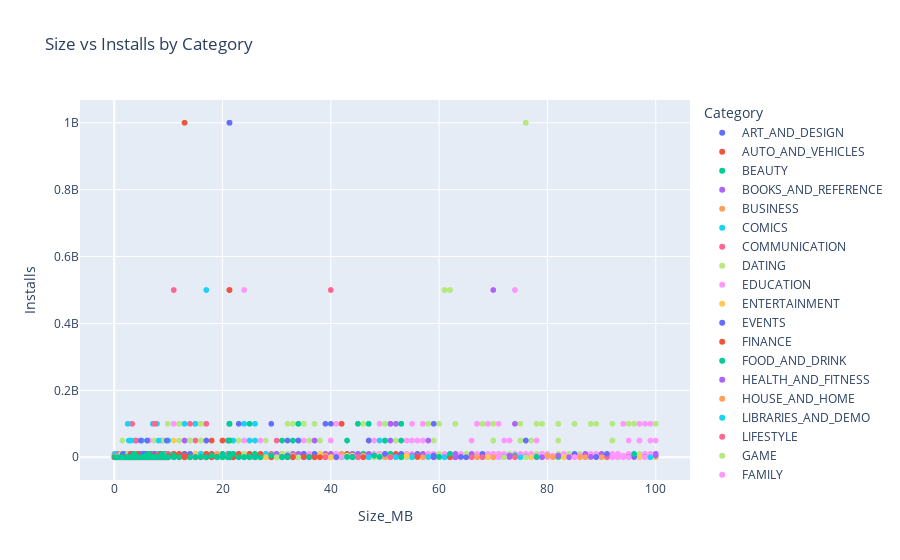

The cell this chart's notebook holds for it:
### Code cell
px.scatter(df, x='Size_MB', y='Installs', color='Category', title='Size vs Installs by Category')

### Figure 1 — Plotly figure (JSON) as saved in the notebook; plotly's stock layout.template omitted (floating-point values rounded to 4 significant figures; data arrays with more than 128 entries replaced by an {"elided": "..."} marker saying what was removed)
{"data": [{"hovertemplate": "Category=ART_AND_DESIGN<br>Size_MB=%{x}<br>Installs=%{y}<extra></extra>", "legendgroup": "ART_AND_DESIGN", "marker": {"color": "#636efa", "symbol": "circle"}, "mode": "markers", "name": "ART_AND_DESIGN", "showlegend": true, "type": "scattergl", "x": [19.0, 14.0, 8.7, 25.0, 2.8, 5.6, 19.0, 29.0, 33.0, 3.1, 28.0, 12.0, 20.0, 21.0, 37.0, 2.7, 5.5, 17.0, 39.0, 31.0, 14.0, 12.0, 4.2, 7.0, 23.0, 6.0, 25.0, 6.1, 4.6, 4.2, 9.2, 5.2, 11.0, 11.0, 4.2, 9.2, 24.0, 21.29, 11.0, 9.4, 15.0, 10.0, 21.29, 1.2, 12.0, 24.0, 26.0, 8.0, 7.9, 3.7, 4.5, 21.29, 4.4, 3.5, 8.6, 3.5, 5.9, 25.0, 3.6, 1.9, 5.6, 8.2, 7.7, 1.2, 2.9], "xaxis": "x", "y": [10000, 500000, 5000000, 50000000, 100000, 50000, 50000, 1000000, 1000000, 10000, 1000000, 1000000, 10000000, 100000, 100000, 5000, 500000, 10000, 5000000, 10000000, 100000, 100000, 500000, 100000, 50000, 10000, 500000, 100000, 10000, 100000, 100000, 50000, 100000, 100000, 10000, 100000, 500000, 5000000, 10000, 500000, 10000, 100000, 10000000, 100000, 10000, 10000000, 100000, 100000, 100000, 50000, 1000, 10000000, 100000, 5000, 10000, 1000, 100000, 5000, 1000, 5000, 5000, 50000, 10000, 0, 100], "yaxis": "y"}, {"hovertemplate": "Category=AUTO_AND_VEHICLES<br>Size_MB=%{x}<br>Installs=%{y}<extra></extra>", "legendgroup": "AUTO_AND_VEHICLES", "marker": {"color": "#EF553B", "symbol": "circle"}, "mode": "markers", "name": "AUTO_AND_VEHICLES", "showlegend": true, "type": "scattergl", "x": [25.0, 56.0, 57.0, 21.29, 35.0, 33.0, 33.0, 5.6, 54.0, 0.1963, 3.6, 5.7, 17.0, 8.6, 2.4, 27.0, 2.7, 2.5, 21.29, 21.29, 7.0, 35.0, 16.0, 16.0, 21.29, 17.0, 3.4, 8.9, 3.9, 2.9, 38.0, 32.0, 37.0, 15.0, 5.4, 18.0, 21.29, 38.0, 1.1, 21.29, 21.29, 7.9, 35.0, 21.29, 17.0, 19.0, 14.0, 2.2, 4.5, 23.0, 21.29, 16.0, 18.0, 17.0, 66.0, 13.0, 1.7, 7.7, 58.0, 4.5, 9.4, 1.7, 2.5, 21.29, 34.0, 16.0, 6.5, 34.0, 9.0, 2.8, 88.0, 42.0, 24.0, 19.0, 6.3, 6.6, 19.0, 8.4, 48.0, 4.6, 4.8, 97.0, 27.0, 0.8643, 3.9], "xaxis": "x", "y": [100000, 1000000, 100000, 1000000, 100000, 100000, 100000, 50000, 100000, 100000, 100000, 10000, 100000, 1000000, 100000, 100000, 10000, 50000, 5000000, 100000, 5000000, 5000000, 500000, 10000000, 100000, 500000, 50000, 100000, 1000000, 100000, 1000000, 50000, 1000000, 500000, 100000, 1000000, 1000000, 100000, 100000, 1000000, 100000, 100000, 1000000, 1000000, 1000000, 1000000, 500000, 500000, 100000, 1000, 50000, 10000, 100000, 50, 1000, 10, 100, 10, 1000, 500, 10, 100000, 500, 10000, 100, 100, 10000, 1000, 1000, 5, 500, 10000000, 100, 5000, 10, 1000, 10, 100, 5, 1000, 5000, 1000, 10000, 1, 100], "yaxis": "y"}, {"hovertemplate": "Category=BEAUTY<br>Size_MB=%{x}<br>Installs=%{y}<extra></extra>", "legendgroup": "BEAUTY", "marker": {"color": "#00cc96", "symbol": "circle"}, "mode": "markers", "name": "BEAUTY", "showlegend": true, "type": "scattergl", "x": [17.0, 14.0, 9.8, 21.0, 21.29, 52.0, 14.0, 25.0, 9.0, 21.29, 12.0, 21.29, 35.0, 6.7, 30.0, 5.7, 2.9, 17.0, 2.9, 21.29, 21.29, 2.6, 4.2, 7.1, 57.0, 3.7, 22.0, 24.0, 7.4, 21.0, 3.4, 2.9, 3.1, 6.4, 3.2, 8.2, 9.9, 2.9, 23.0, 4.6, 3.1, 13.0, 21.29, 3.6, 15.0, 13.0, 6.0, 9.2, 3.7, 17.0, 2.2, 30.0, 42.0], "xaxis": "x", "y": [500000, 1000000, 100000, 500000, 1000000, 500000, 100000, 1000000, 50000, 1000000, 10000, 1000000, 100000, 10000, 50000, 100000, 10000, 10000, 10000, 10000000, 500000, 1000000, 50000, 10000, 1000000, 50000, 500000, 500000, 100000, 10000, 5000, 10000, 10000, 100000, 5000, 100000, 10000, 10000, 1000000, 50000, 10000, 10000, 100, 1000, 100, 100, 50, 5000000, 500, 100, 100, 5000, 100000], "yaxis": "y"}, {"hovertemplate": "Category=BOOKS_AND_REFERENCE<br>Size_MB=%{x}<br>Installs=%{y}<extra></extra>", "legendgroup": "BOOKS_AND_REFERENCE", "marker": {"color": "#ab63fa", "symbol": "circle"}, "mode": "markers", "name": "BOOKS_AND_REFERENCE", "showlegend": true, "type": "scattergl", "x": {"elided": "230 float values"}, "xaxis": "x", "y": {"elided": "230 int values"}, "yaxis": "y"}, {"hovertemplate": "Category=BUSINESS<br>Size_MB=%{x}<br>Installs=%{y}<extra></extra>", "legendgroup": "BUSINESS", "marker": {"color": "#FFA15A", "symbol": "circle"}, "mode": "markers", "name": "BUSINESS", "showlegend": true, "type": "scattergl", "x": {"elided": "427 float values"}, "xaxis": "x", "y": {"elided": "427 int values"}, "yaxis": "y"}, {"hovertemplate": "Category=COMICS<br>Size_MB=%{x}<br>Installs=%{y}<extra></extra>", "legendgroup": "COMICS", "marker": {"color": "#19d3f3", "symbol": "circle"}, "mode": "markers", "name": "COMICS", "showlegend": true, "type": "scattergl", "x": [21.29, 4.9, 27.0, 32.0, 12.0, 15.0, 11.0, 28.0, 2.2, 3.4, 8.3, 4.3, 4.7, 10.0, 15.0, 7.1, 21.0, 6.1, 21.29, 15.0, 11.0, 29.0, 3.3, 21.29, 22.0, 40.0, 10.0, 9.1, 4.7, 38.0, 21.29, 6.7, 37.0, 21.29, 7.8, 19.0, 5.7, 35.0, 3.6, 21.29, 20.0, 4.1, 4.7, 0.4336, 18.0, 0.5947, 2.8, 6.4, 15.0, 7.1, 10.0, 34.0, 21.29, 3.5, 6.2, 21.29, 21.29, 12.0, 21.0, 13.0], "xaxis": "x", "y": [10000000, 500000, 1000000, 500000, 50000, 50000, 50000, 1000000, 10000, 10000, 10000, 10000, 10000, 100000, 5000000, 100000, 1000000, 100000, 1000000, 1000000, 1000000, 1000000, 100000, 5000000, 50000, 100000, 10000, 10000, 5000, 500000, 1000000, 5000, 1000, 5000000, 10000, 50000, 1000000, 100000, 100000, 10000000, 50000, 100, 5000, 50000, 500000, 100000, 5000, 1000000, 1000000, 100000, 100000, 10000, 500000, 10000, 100000, 1000000, 5000000, 5000, 50, 10000], "yaxis": "y"}, {"hovertemplate": "Category=COMMUNICATION<br>Size_MB=%{x}<br>Installs=%{y}<extra></extra>", "legendgroup": "COMMUNICATION", "marker": {"color": "#FF6692", "symbol": "circle"}, "mode": "markers", "name": "COMMUNICATION", "showlegend": true, "type": "scattergl", "x": {"elided": "366 float values"}, "xaxis": "x", "y": {"elided": "366 int values"}, "yaxis": "y"}, {"hovertemplate": "Category=DATING<br>Size_MB=%{x}<br>Installs=%{y}<extra></extra>", "legendgroup": "DATING", "marker": {"color": "#B6E880", "symbol": "circle"}, "mode": "markers", "name": "DATING", "showlegend": true, "type": "scattergl", "x": {"elided": "196 float values"}, "xaxis": "x", "y": {"elided": "196 int values"}, "yaxis": "y"}, {"hovertemplate": "Category=EDUCATION<br>Size_MB=%{x}<br>Installs=%{y}<extra></extra>", "legendgroup": "EDUCATION", "marker": {"color": "#FF97FF", "symbol": "circle"}, "mode": "markers", "name": "EDUCATION", "showlegend": true, "type": "scattergl", "x": {"elided": "130 float values"}, "xaxis": "x", "y": {"elided": "130 int values"}, "yaxis": "y"}, {"hovertemplate": "Category=ENTERTAINMENT<br>Size_MB=%{x}<br>Installs=%{y}<extra></extra>", "legendgroup": "ENTERTAINMENT", "marker": {"color": "#FECB52", "symbol": "circle"}, "mode": "markers", "name": "ENTERTAINMENT", "showlegend": true, "type": "scattergl", "x": [21.29, 4.5, 21.29, 11.0, 21.29, 4.6, 21.29, 21.29, 3.3, 6.5, 21.29, 21.29, 21.29, 12.0, 21.29, 5.6, 9.7, 15.0, 21.29, 52.0, 21.29, 21.29, 4.5, 21.29, 49.0, 18.0, 13.0, 4.0, 16.0, 17.0, 21.29, 24.0, 21.29, 12.0, 21.29, 78.0, 21.29, 25.0, 57.0, 21.29, 9.1, 39.0, 21.29, 21.29, 8.5, 12.0, 72.0, 12.0, 21.29, 16.0, 9.6, 21.29, 22.0, 21.29, 13.0, 21.29, 12.0, 21.29, 23.0, 20.0, 25.0, 17.0, 21.29, 19.0, 21.0, 19.0, 21.29, 21.29, 21.29, 21.29, 19.0, 4.4, 19.0, 21.29, 11.0, 21.29, 21.29, 13.0, 17.0, 20.0, 21.0, 15.0, 19.0, 7.2, 32.0, 21.29, 21.29, 44.0, 19.0, 21.29, 21.29, 21.29, 21.29, 30.0, 21.29, 57.0, 35.0, 44.0, 21.29, 20.0, 19.0, 43.0, 21.29, 21.29, 3.6, 7.7, 44.0, 12.0, 53.0, 77.0, 21.29], "xaxis": "x", "y": [100000000, 1000000, 1000000, 10000000, 50000000, 10000000, 5000000, 5000000, 10000000, 5000000, 1000000000, 100000000, 5000000, 1000000, 5000000, 5000000, 1000000, 1000000, 10000000, 100000000, 5000000, 10000000, 1000000, 10000000, 50000000, 5000000, 10000000, 1000000, 10000000, 1000000, 10000000, 50000000, 1000000, 100000000, 50000000, 1000000, 5000000, 50000000, 100000000, 1000000, 100000, 1000000, 1000000, 10000000, 100000, 100000, 1000000, 100000000, 500000, 100000, 100000, 1000000, 1000000, 10000000, 1000000, 10000000, 10000000, 10000000, 50000, 1000000, 10000000, 1000000, 5000000, 1000000, 5000000, 1000000, 10000000, 10000000, 1000000, 1000000, 1000000, 1000000, 1000000, 100000000, 10000000, 10000000, 10000000, 500000, 5000000, 10000000, 500000, 1000000, 1000000, 1000000, 10000000, 1000000, 10000000, 10000000, 1000000, 100000000, 10000000, 1000000, 10000000, 10000000, 1000000, 100000, 1000000, 10000, 100000, 100000, 5000000, 100000, 100000, 1000000, 1000000, 1000000, 1000000, 10000000, 100000, 10000000, 10000000], "yaxis": "y"}, {"hovertemplate": "Category=EVENTS<br>Size_MB=%{x}<br>Installs=%{y}<extra></extra>", "legendgroup": "EVENTS", "marker": {"color": "#636efa", "symbol": "circle"}, "mode": "markers", "name": "EVENTS", "showlegend": true, "type": "scattergl", "x": [9.5, 36.0, 6.3, 5.9, 21.29, 12.0, 2.8, 26.0, 8.7, 16.0, 53.0, 21.29, 14.0, 8.9, 11.0, 0.3262, 24.0, 13.0, 21.29, 2.8, 9.7, 1.4, 21.29, 3.5, 61.0, 6.0, 2.3, 9.0, 11.0, 27.0, 3.6, 21.29, 29.0, 4.4, 21.0, 13.0, 27.0, 11.0, 24.0, 6.1, 6.3, 23.0, 34.0, 3.8, 13.0, 5.1, 3.3, 21.29, 11.0, 2.6, 6.7, 1.7, 1.8, 4.5, 39.0, 21.0, 4.4, 1.1, 30.0, 21.29, 20.0, 24.0, 3.4, 16.0], "xaxis": "x", "y": [100000, 5000000, 500000, 50000, 5000000, 1000000, 10000, 1000000, 100000, 10000, 1000000, 100000, 100000, 100000, 50000, 1000, 1000000, 10000, 500, 50000, 100, 100, 100000, 100000, 500, 100000, 100, 100000, 100, 1000, 5000, 100000, 1000, 100000, 100, 1000, 50000, 5000, 100000, 100, 1000, 1000, 100, 500, 1000, 10000, 1000, 500, 100, 5000, 1, 100, 5000, 10, 1000, 10, 100, 10, 500, 10, 100, 10, 10, 500], "yaxis": "y"}, {"hovertemplate": "Category=FINANCE<br>Size_MB=%{x}<br>Installs=%{y}<extra></extra>", "legendgroup": "FINANCE", "marker": {"color": "#EF553B", "symbol": "circle"}, "mode": "markers", "name": "FINANCE", "showlegend": true, "type": "scattergl", "x": {"elided": "360 float values"}, "xaxis": "x", "y": {"elided": "360 int values"}, "yaxis": "y"}, {"hovertemplate": "Category=FOOD_AND_DRINK<br>Size_MB=%{x}<br>Installs=%{y}<extra></extra>", "legendgroup": "FOOD_AND_DRINK", "marker": {"color": "#00cc96", "symbol": "circle"}, "mode": "markers", "name": "FOOD_AND_DRINK", "showlegend": true, "type": "scattergl", "x": [42.0, 12.0, 13.0, 13.0, 4.9, 8.9, 21.29, 19.0, 21.29, 14.0, 64.0, 8.4, 11.0, 66.0, 21.29, 41.0, 15.0, 35.0, 36.0, 17.0, 25.0, 35.0, 10.0, 21.29, 12.0, 21.29, 11.0, 21.29, 21.29, 17.0, 43.0, 41.0, 21.29, 43.0, 16.0, 39.0, 13.0, 30.0, 7.1, 23.0, 17.0, 18.0, 21.29, 17.0, 21.29, 15.0, 22.0, 21.29, 9.0, 7.2, 21.29, 21.29, 2.3, 27.0, 21.29, 8.2, 76.0, 22.0, 21.29, 19.0, 21.29, 21.29, 28.0, 21.29, 21.29, 21.29, 25.0, 30.0, 8.5, 21.29, 17.0, 34.0, 34.0, 21.29, 17.0, 16.0, 21.29, 17.0, 20.0, 3.1, 33.0, 27.0, 26.0, 3.7, 10.0, 13.0, 24.0, 21.29, 19.0, 4.7, 9.9, 19.0, 4.0, 21.29, 21.29, 33.0, 3.5, 27.0, 12.0, 12.0, 3.6, 13.0, 14.0, 6.6, 16.0, 25.0, 43.0, 13.0, 3.9, 43.0, 42.0, 56.0, 26.0, 18.0, 66.0, 41.0, 36.0, 24.0, 35.0, 7.3, 25.0, 1.7, 12.0, 15.0], "xaxis": "x", "y": [10000000, 50000, 10000000, 1000000, 10000, 100000, 1000000, 10000000, 1000000, 500000, 10000000, 500000, 50000, 1000000, 1000000, 1000000, 500000, 5000000, 1000000, 5000000, 1000000, 10000000, 100000, 10000000, 5000000, 5000000, 1000000, 10000000, 5000000, 1000000, 1000000, 1000000, 1000000, 100000, 100000, 1000000, 50000, 500000, 500000, 100000, 1000000, 1000000, 100000, 100000, 5000000, 500000, 100000, 1000000, 10000, 50000, 5000000, 10000, 50000, 1000000, 1000000, 10000000, 1000000, 1000000, 1000000, 5000000, 10000000, 10000000, 50000, 100000, 1000000, 1000000, 100000, 10000000, 100000, 1000000, 5000000, 10000000, 1000000, 5000000, 5000000, 10000000, 10000000, 5000000, 10000, 10000, 50000, 5, 10000, 10000, 50, 1000, 100, 10, 10, 100, 500, 100000, 500, 1000000, 1, 50, 5000, 1000, 100, 50, 100, 50, 5, 100000, 10, 10000, 100000, 100000, 100, 1000000, 10000000, 500000, 100000, 1000000, 1000000, 1000000, 1000000, 100000, 10000000, 100000, 100000, 10000, 50000, 10], "yaxis": "y"}, {"hovertemplate": "Category=HEALTH_AND_FITNESS<br>Size_MB=%{x}<br>Installs=%{y}<extra></extra>", "legendgroup": "HEALTH_AND_FITNESS", "marker": {"color": "#ab63fa", "symbol": "circle"}, "mode": "markers", "name": "HEALTH_AND_FITNESS", "showlegend": true, "type": "scattergl", "x": {"elided": "306 float values"}, "xaxis": "x", "y": {"elided": "306 int values"}, "yaxis": "y"}, {"hovertemplate": "Category=HOUSE_AND_HOME<br>Size_MB=%{x}<br>Installs=%{y}<extra></extra>", "legendgroup": "HOUSE_AND_HOME", "marker": {"color": "#FFA15A", "symbol": "circle"}, "mode": "markers", "name": "HOUSE_AND_HOME", "showlegend": true, "type": "scattergl", "x": [34.0, 7.5, 21.29, 12.0, 7.7, 21.0, 18.0, 40.0, 21.29, 8.7, 21.29, 8.6, 21.29, 18.0, 7.5, 9.1, 13.0, 21.29, 15.0, 21.29, 19.0, 21.29, 21.29, 5.1, 26.0, 8.3, 27.0, 7.9, 21.29, 27.0, 5.1, 15.0, 3.1, 16.0, 9.2, 21.29, 21.29, 10.0, 2.6, 13.0, 1.9, 7.0, 15.0, 4.2, 7.8, 77.0, 5.7, 5.9, 7.6, 5.8, 21.29, 5.8, 5.3, 5.5, 25.0, 35.0, 30.0, 21.29, 21.29, 21.29, 16.0, 25.0, 21.29, 9.7, 17.0, 72.0, 21.29, 12.0, 5.6, 5.0, 4.6, 19.0, 5.4, 13.0, 6.0, 43.0, 21.29, 72.0, 0.6406, 5.3], "xaxis": "x", "y": [10000000, 100000, 1000000, 10000000, 5000000, 1000000, 1000000, 1000000, 10000000, 10000, 10000000, 500000, 100000, 1000000, 1000000, 1000000, 1000000, 1000000, 100000, 5000000, 1000000, 1000000, 1000000, 5000, 5000000, 10000, 100000, 500000, 1000000, 100000, 1000000, 100000, 100000, 1000000, 500000, 500000, 5000000, 500000, 5000, 100000, 10000, 50000, 100000, 10000, 100000, 1000000, 100000, 500000, 1000000, 50000, 10000000, 1000000, 500000, 1000000, 1000000, 500000, 500000, 1000000, 5000000, 10000000, 50000, 1000, 10000000, 100000, 10, 50000, 1000000, 100000, 100, 50, 100000, 10000, 50000, 1000, 1, 100, 1000000, 1000000, 100, 100], "yaxis": "y"}, {"hovertemplate": "Category=LIBRARIES_AND_DEMO<br>Size_MB=%{x}<br>Installs=%{y}<extra></extra>", "legendgroup": "LIBRARIES_AND_DEMO", "marker": {"color": "#19d3f3", "symbol": "circle"}, "mode": "markers", "name": "LIBRARIES_AND_DEMO", "showlegend": true, "type": "scattergl", "x": [21.29, 15.0, 21.0, 1.8, 4.3, 10.0, 3.7, 0.2266, 99.0, 0.6094, 6.9, 7.0, 7.0, 6.4, 21.29, 16.0, 5.9, 95.0, 0.008301, 20.0, 2.5, 50.0, 10.0, 18.0, 12.0, 2.5, 2.1, 22.0, 0.04004, 22.0, 0.2852, 5.5, 21.29, 2.5, 8.1, 28.0, 24.0, 3.1, 3.4, 0.01074, 13.0, 19.0, 9.5, 21.0, 9.4, 2.4, 36.0, 55.0, 15.0, 34.0, 0.793, 0.4316, 0.8223, 0.4072, 0.4023, 0.4482, 0.4668, 0.3271, 0.7637, 0.7041, 0.4199, 0.4189, 0.1875, 0.1953, 0.4072, 0.4492, 0.7109, 0.4844, 0.7969, 0.4043, 0.3262, 0.4941, 4.7, 50.0, 19.0, 2.3, 2.6, 1.2, 1.4, 0.7256, 31.0, 0.8398, 20.0, 7.4, 6.3], "xaxis": "x", "y": [50000, 10000, 100000, 1000, 100000, 10000, 100000, 5000000, 50000, 10000000, 1000, 100000, 50000, 100000, 50000, 100000, 10000, 50000, 50000, 100000, 100000, 10000000, 10000, 100000, 10000, 10000, 5000, 500000, 5000000, 100000, 1000000, 10000, 1000000, 1000, 500000, 1000000, 100000, 1000000, 10000, 1000000, 500000, 500000, 100000, 50000, 500000, 500000, 1000000, 100000, 10000, 1000000, 10000, 10000, 5000, 1000, 10000, 10000, 1000, 5000, 10000, 5000, 5000, 10000, 1000, 5000, 5000, 1000, 10000, 1000, 10000, 10000, 10000, 5000, 100, 10000000, 100, 100, 100, 10, 1000, 1000, 5000, 1000000, 500, 100000, 10000000], "yaxis": "y"}, {"hovertemplate": "Category=LIFESTYLE<br>Size_MB=%{x}<br>Installs=%{y}<extra></extra>", "legendgroup": "LIFESTYLE", "marker": {"color": "#FF6692", "symbol": "circle"}, "mode": "markers", "name": "LIFESTYLE", "showlegend": true, "type": "scattergl", "x": {"elided": "373 float values"}, "xaxis": "x", "y": {"elided": "373 int values"}, "yaxis": "y"}, {"hovertemplate": "Category=GAME<br>Size_MB=%{x}<br>Installs=%{y}<extra></extra>", "legendgroup": "GAME", "marker": {"color": "#B6E880", "symbol": "circle"}, "mode": "markers", "name": "GAME", "showlegend": true, "type": "scattergl", "x": {"elided": "1121 float values"}, "xaxis": "x", "y": {"elided": "1121 int values"}, "yaxis": "y"}, {"hovertemplate": "Category=FAMILY<br>Size_MB=%{x}<br>Installs=%{y}<extra></extra>", "legendgroup": "FAMILY", "marker": {"color": "#FF97FF", "symbol": "circle"}, "mode": "markers", "name": "FAMILY", "showlegend": true, "type": "scattergl", "x": {"elided": "1943 float values"}, "xaxis": "x", "y": {"elided": "1943 int values"}, "yaxis": "y"}, {"hovertemplate": "Category=MEDICAL<br>Size_MB=%{x}<br>Installs=%{y}<extra></extra>", "legendgroup": "MEDICAL", "marker": {"color": "#FECB52", "symbol": "circle"}, "mode": "markers", "name": "MEDICAL", "showlegend": true, "type": "scattergl", "x": {"elided": "408 float values"}, "xaxis": "x", "y": {"elided": "408 int values"}, "yaxis": "y"}, {"hovertemplate": "Category=SOCIAL<br>Size_MB=%{x}<br>Installs=%{y}<extra></extra>", "legendgroup": "SOCIAL", "marker": {"color": "#636efa", "symbol": "circle"}, "mode": "markers", "name": "SOCIAL", "showlegend": true, "type": "scattergl", "x": {"elided": "280 float values"}, "xaxis": "x", "y": {"elided": "280 int values"}, "yaxis": "y"}, {"hovertemplate": "Category=SHOPPING<br>Size_MB=%{x}<br>Installs=%{y}<extra></extra>", "legendgroup": "SHOPPING", "marker": {"color": "#EF553B", "symbol": "circle"}, "mode": "markers", "name": "SHOPPING", "showlegend": true, "type": "scattergl", "x": {"elided": "224 float values"}, "xaxis": "x", "y": {"elided": "224 int values"}, "yaxis": "y"}, {"hovertemplate": "Category=PHOTOGRAPHY<br>Size_MB=%{x}<br>Installs=%{y}<extra></extra>", "legendgroup": "PHOTOGRAPHY", "marker": {"color": "#00cc96", "symbol": "circle"}, "mode": "markers", "name": "PHOTOGRAPHY", "showlegend": true, "type": "scattergl", "x": {"elided": "322 float values"}, "xaxis": "x", "y": {"elided": "322 int values"}, "yaxis": "y"}, {"hovertemplate": "Category=SPORTS<br>Size_MB=%{x}<br>Installs=%{y}<extra></extra>", "legendgroup": "SPORTS", "marker": {"color": "#ab63fa", "symbol": "circle"}, "mode": "markers", "name": "SPORTS", "showlegend": true, "type": "scattergl", "x": {"elided": "351 float values"}, "xaxis": "x", "y": {"elided": "351 int values"}, "yaxis": "y"}, {"hovertemplate": "Category=TRAVEL_AND_LOCAL<br>Size_MB=%{x}<br>Installs=%{y}<extra></extra>", "legendgroup": "TRAVEL_AND_LOCAL", "marker": {"color": "#FFA15A", "symbol": "circle"}, "mode": "markers", "name": "TRAVEL_AND_LOCAL", "showlegend": true, "type": "scattergl", "x": {"elided": "237 float values"}, "xaxis": "x", "y": {"elided": "237 int values"}, "yaxis": "y"}, {"hovertemplate": "Category=TOOLS<br>Size_MB=%{x}<br>Installs=%{y}<extra></extra>", "legendgroup": "TOOLS", "marker": {"color": "#19d3f3", "symbol": "circle"}, "mode": "markers", "name": "TOOLS", "showlegend": true, "type": "scattergl", "x": {"elided": "843 float values"}, "xaxis": "x", "y": {"elided": "843 int values"}, "yaxis": "y"}, {"hovertemplate": "Category=PERSONALIZATION<br>Size_MB=%{x}<br>Installs=%{y}<extra></extra>", "legendgroup": "PERSONALIZATION", "marker": {"color": "#FF6692", "symbol": "circle"}, "mode": "markers", "name": "PERSONALIZATION", "showlegend": true, "type": "scattergl", "x": {"elided": "388 float values"}, "xaxis": "x", "y": {"elided": "388 int values"}, "yaxis": "y"}, {"hovertemplate": "Category=PRODUCTIVITY<br>Size_MB=%{x}<br>Installs=%{y}<extra></extra>", "legendgroup": "PRODUCTIVITY", "marker": {"color": "#B6E880", "symbol": "circle"}, "mode": "markers", "name": "PRODUCTIVITY", "showlegend": true, "type": "scattergl", "x": {"elided": "407 float values"}, "xaxis": "x", "y": {"elided": "407 int values"}, "yaxis": "y"}, {"hovertemplate": "Category=PARENTING<br>Size_MB=%{x}<br>Installs=%{y}<extra></extra>", "legendgroup": "PARENTING", "marker": {"color": "#FF97FF", "symbol": "circle"}, "mode": "markers", "name": "PARENTING", "showlegend": true, "type": "scattergl", "x": [2.8, 21.29, 8.2, 3.3, 6.2, 85.0, 14.0, 95.0, 5.5, 42.0, 15.0, 98.0, 6.4, 2.8, 6.5, 3.6, 2.4, 3.4, 1.5, 5.0, 6.6, 21.29, 21.29, 21.29, 59.0, 6.8, 24.0, 6.6, 4.9, 9.1, 11.0, 5.8, 24.0, 4.4, 16.0, 11.0, 4.9, 11.0, 53.0, 20.0, 38.0, 4.9, 17.0, 37.0, 5.2, 28.0, 71.0, 46.0, 16.0, 18.0, 18.0, 28.0, 17.0, 8.3, 21.29, 62.0, 85.0, 21.29, 27.0, 4.6], "xaxis": "x", "y": [10000, 5000000, 10000, 1000000, 10000, 10000, 100000, 10000, 5000, 1000000, 50000, 50000, 100000, 1000000, 100000, 10000, 1000000, 1000000, 10000, 50000, 10000, 50000, 1000000, 500000, 100000, 100000, 100000, 100000, 10000, 100000, 1000000, 5000, 500000, 100000, 10000, 500000, 10000, 100000, 1000000, 100000, 100000, 10000, 100000, 1000000, 1000000, 100000, 100000, 1000000, 100000, 10000, 1000000, 10000, 10000, 50000, 1000000, 10000000, 10000, 100, 10, 1000], "yaxis": "y"}, {"hovertemplate": "Category=WEATHER<br>Size_MB=%{x}<br>Installs=%{y}<extra></extra>", "legendgroup": "WEATHER", "marker": {"color": "#FECB52", "symbol": "circle"}, "mode": "markers", "name": "WEATHER", "showlegend": true, "type": "scattergl", "x": [21.29, 10.0, 21.29, 17.0, 21.29, 9.7, 21.29, 21.29, 21.0, 3.2, 15.0, 44.0, 4.8, 21.29, 10.0, 54.0, 9.1, 19.0, 12.0, 21.29, 21.29, 21.29, 19.0, 21.29, 7.6, 21.29, 38.0, 21.29, 21.29, 6.1, 9.2, 21.29, 11.0, 9.2, 20.0, 22.0, 21.29, 21.29, 5.3, 40.0, 21.29, 2.9, 3.5, 11.0, 26.0, 26.0, 3.8, 4.6, 14.0, 21.29, 5.0, 13.0, 21.29, 5.1, 4.0, 10.0, 5.6, 21.29, 21.29, 23.0, 5.0, 38.0, 21.29, 4.2, 3.0, 8.7, 4.7, 12.0, 21.29, 21.29, 14.0, 4.6, 1.1, 3.5, 1.2, 36.0, 2.0, 3.9, 3.9, 28.0, 21.29, 0.5684], "xaxis": "x", "y": [50000000, 1000000, 50000000, 10000, 10000000, 1000000, 10000000, 1000000, 1000000, 1000000, 10000000, 5000000, 500000, 10000000, 1000000, 5000000, 5000000, 1000000, 10000000, 5000000, 1000000, 5000000, 1000000, 50000000, 1000000, 100000, 10000000, 1000000, 10000000, 500000, 1000000, 10000000, 100000, 1000000, 500000, 500000, 5000000, 100000, 1000000, 100000, 500000, 500, 5000, 50000000, 10000, 100000, 50000, 500, 1000, 50000000, 100000, 10000000, 1000000, 10000, 5000000, 1000, 100000, 500, 1000000, 100000, 1000000, 10000000, 1000000, 100000, 100000, 100000, 100000, 1000000, 10000000, 5000000, 100000, 500000, 500000, 1000000, 1000000, 10000, 1000, 10, 10, 1000, 100000, 100000], "yaxis": "y"}, {"hovertemplate": "Category=VIDEO_PLAYERS<br>Size_MB=%{x}<br>Installs=%{y}<extra></extra>", "legendgroup": "VIDEO_PLAYERS", "marker": {"color": "#636efa", "symbol": "circle"}, "mode": "markers", "name": "VIDEO_PLAYERS", "showlegend": true, "type": "scattergl", "x": {"elided": "175 float values"}, "xaxis": "x", "y": {"elided": "175 int values"}, "yaxis": "y"}, {"hovertemplate": "Category=NEWS_AND_MAGAZINES<br>Size_MB=%{x}<br>Installs=%{y}<extra></extra>", "legendgroup": "NEWS_AND_MAGAZINES", "marker": {"color": "#EF553B", "symbol": "circle"}, "mode": "markers", "name": "NEWS_AND_MAGAZINES", "showlegend": true, "type": "scattergl", "x": {"elided": "264 float values"}, "xaxis": "x", "y": {"elided": "264 int values"}, "yaxis": "y"}, {"hovertemplate": "Category=MAPS_AND_NAVIGATION<br>Size_MB=%{x}<br>Installs=%{y}<extra></extra>", "legendgroup": "MAPS_AND_NAVIGATION", "marker": {"color": "#00cc96", "symbol": "circle"}, "mode": "markers", "name": "MAPS_AND_NAVIGATION", "showlegend": true, "type": "scattergl", "x": {"elided": "137 float values"}, "xaxis": "x", "y": {"elided": "137 int values"}, "yaxis": "y"}], "layout": {"legend": {"title": {"text": "Category"}, "tracegroupgap": 0}, "title": {"text": "Size vs Installs by Category"}, "xaxis": {"anchor": "y", "domain": [0, 1], "title": {"text": "Size_MB"}}, "yaxis": {"anchor": "x", "domain": [0, 1], "title": {"text": "Installs"}}}}
